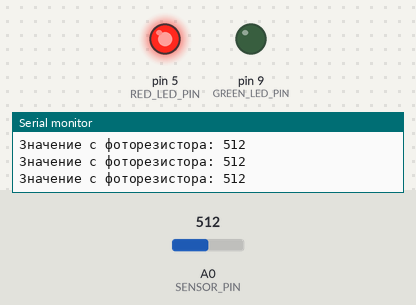
Simulated run of this sketch. Board: Arduino Uno, built with avr-gcc and run on an emulated ATmega328P. Shown: output pins drawn as LEDs (lit = HIGH), the last lines printed to the serial monitor. The test bench sets the inputs (shaded band); at power-on: A0 (SENSOR_PIN) = 512.

Above: at 1.2 s.
1.3 s: A0 (SENSOR_PIN) set to 496
At 1.8 s:
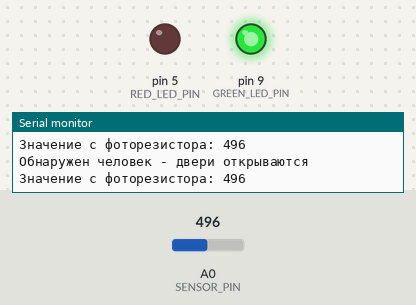
2.9 s: A0 (SENSOR_PIN) set to 522
At 5.4 s:
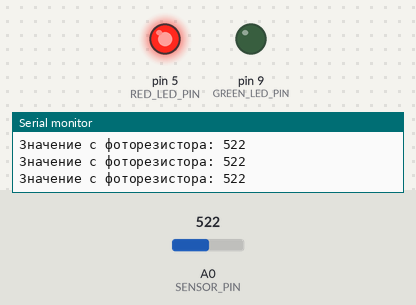
5.9 s: A0 (SENSOR_PIN) set to 511
At 7.1 s:
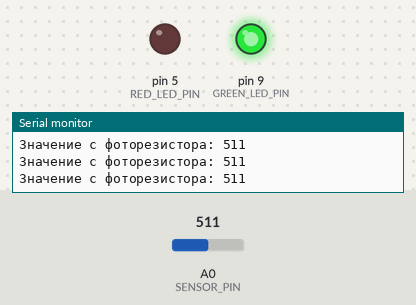
7.4 s: A0 (SENSOR_PIN) set to 716
At 9.8 s:
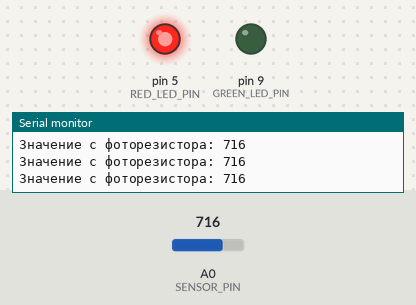
Timing chart, 0 to 11.3 s (numbered marks = the images above; inputs shaded):
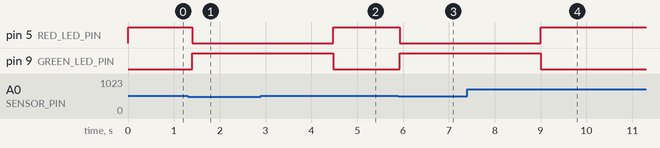

The sketch:

zadacha9.ino
```cpp
#define GREEN_LED_PIN 9       // Зелёный светодиод - двери открыты
#define RED_LED_PIN 5         // Красный светодиод - двери закрыты
#define SENSOR_PIN A0         // Фоторезистор

// Время, на которое двери остаются открытыми (3 секунды)
const unsigned long DOOR_OPEN_DURATION = 3000;

// Пороговое значение для определения приближения (512 - среднее значение)
const int PRESENCE_THRESHOLD = 512;

// Состояние дверей
enum DoorState {
  DOOR_CLOSED,
  DOOR_OPEN,
  DOOR_HOLD_OPEN
};
DoorState currentState = DOOR_CLOSED;

unsigned long doorOpenTime = 0; // Время, когда двери были открыты

void setup() {
  pinMode(RED_LED_PIN, OUTPUT);
  pinMode(GREEN_LED_PIN, OUTPUT);
  Serial.begin(9600);

  // Инициализация - двери закрыты
  setDoorsClosed();
}

void loop() {
  int sensorValue = analogRead(SENSOR_PIN);
  Serial.print("Значение с фоторезистора: ");
  Serial.println(sensorValue);

  switch(currentState) {
    case DOOR_CLOSED:
      handleClosedState(sensorValue);
      break;
    case DOOR_OPEN:
      handleOpenState(sensorValue);
      break;
    case DOOR_HOLD_OPEN:
      handleHoldOpenState(sensorValue);
      break;
  }

  delay(200); // Небольшая задержка для стабильности
}

void handleClosedState(int sensorValue) {
  if (sensorValue < PRESENCE_THRESHOLD) {
    // Обнаружено присутствие - открываем двери
    setDoorsOpen();
    doorOpenTime = millis();
    currentState = DOOR_OPEN;
    Serial.println("Обнаружен человек - двери открываются");
  }
}

void handleOpenState(int sensorValue) {
  // Проверяем, истекло ли время открытия
  if (millis() - doorOpenTime >= DOOR_OPEN_DURATION) {
    if (sensorValue < PRESENCE_THRESHOLD) {
      // Человек всё ещё рядом - остаёмся открытыми
      currentState = DOOR_HOLD_OPEN;
      Serial.println("Человек всё ещё рядом - двери остаются открытыми");
    } else {
      // Человек ушёл - закрываем двери
      setDoorsClosed();
      currentState = DOOR_CLOSED;
      Serial.println("Человек ушёл - двери закрываются");
    }
  }
}

void handleHoldOpenState(int sensorValue) {
  if (sensorValue >= PRESENCE_THRESHOLD) {
    // Человек ушёл - закрываем двери
    setDoorsClosed();
    currentState = DOOR_CLOSED;
    Serial.println("Человек ушёл - двери закрываются");
  }
}

void setDoorsOpen() {
  digitalWrite(RED_LED_PIN, LOW);
  digitalWrite(GREEN_LED_PIN, HIGH);
}

void setDoorsClosed() {
  digitalWrite(RED_LED_PIN, HIGH);
  digitalWrite(GREEN_LED_PIN, LOW);
}
```

Measured:
- the behaviour switches between 512 and 511 on A0 (SENSOR_PIN) (found by bisection; images 0 and 1)
- after the input at 1.3 s, pin 5 (RED_LED_PIN): HIGH → LOW after 0.11 s; pin 9 (GREEN_LED_PIN): LOW → HIGH after 0.11 s
- after the input at 2.9 s, pin 5 (RED_LED_PIN): LOW → HIGH after 1.6 s; pin 9 (GREEN_LED_PIN): HIGH → LOW after 1.6 s
- after the input at 5.9 s, pin 5 (RED_LED_PIN): HIGH → LOW at once; pin 9 (GREEN_LED_PIN): LOW → HIGH at once
- after the input at 7.4 s, pin 5 (RED_LED_PIN): LOW → HIGH after 1.6 s; pin 9 (GREEN_LED_PIN): HIGH → LOW after 1.6 s
